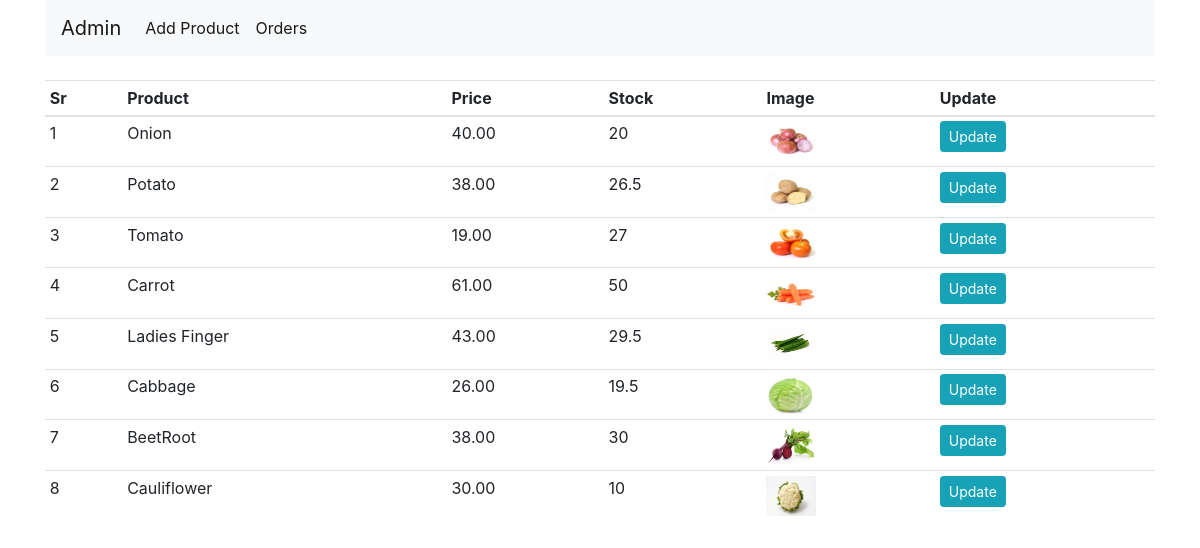
The app's page /admin (signed in), older data.
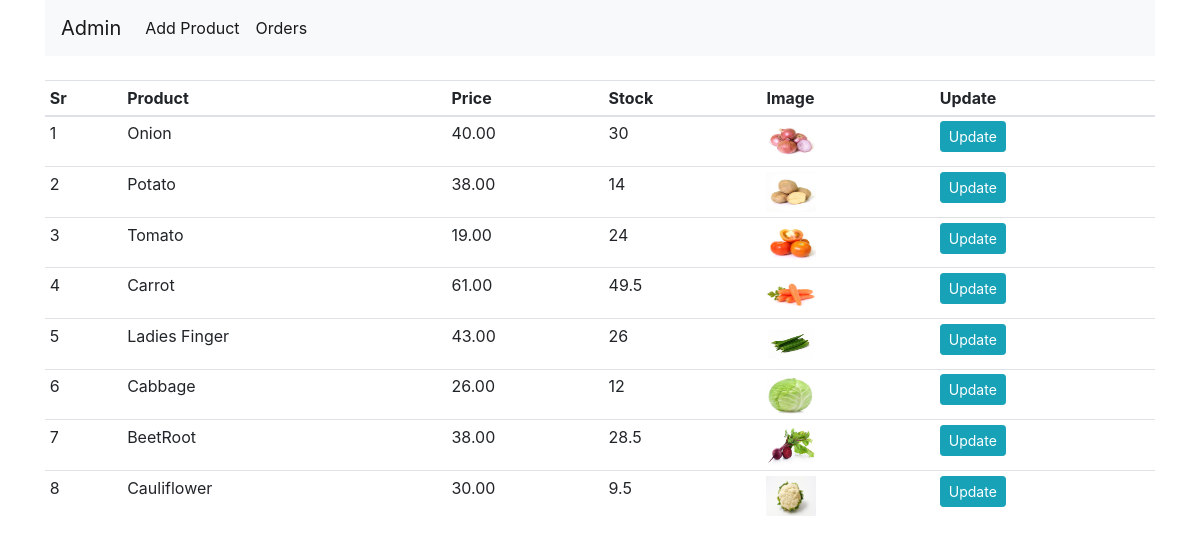
The same page, newer data.
### shop/products/models.py (models this page shows, shortened)
class Addproduct(db.Model):
    id = db.Column(db.Integer, primary_key=True)
    name = db.Column(db.String(80), nullable=False)
    price = db.Column(db.Numeric(10,2),nullable=False)
    stock = db.Column(db.Integer,nullable=False)
    desc = db.Column(db.Text, nullable=False)
    pub_date = db.Column(db.DateTime, nullable=False, default=datetime.utcnow)
    image_1=db.Column(db.String(150), nullable=False, default='image.jpg')
    image_2=db.Column(db.String(150), nullable=False, default='image.jpg')
    image_3=db.Column(db.String(150), nullable=False, default='image.jpg')

### shop/admin/routes.py (the view)
@app.route('/admin')
def admin():
    if 'email' not in session:
        flash(f'Please login first','danger')
        return redirect(url_for('login'))
    products = Addproduct.query.all()
    return render_template('admin/index.html',title='Admin Page',products=products)

### shop/templates/admin/index.html (shortened to what this page needs)
{%extends "layout.html" %}
{% block content %}
<div class="container">
    <nav class="navbar navbar-expand-lg navbar-light bg-light">
        <a class="navbar-brand" href="/admin">Admin</a>
        <div class="collapse navbar-collapse" id="navbarNav">
          <ul class="navbar-nav">
            <li class="nav-item active">
              <a class="nav-link" href="/addproduct">Add Product <span class="sr-only">(current)</span></a>
            </li>
            <li class="nav-item active">
              <a class="nav-link" href="/orders">Orders <span class="sr-only">(current)</span></a>
            </li>
          </ul>
        </div>
      </nav>
</div>
<div class="container mt-4">
    <table class="table table-sm table-condensed">
        <thead>
            <th>Sr</th>
            <th>Product</th>
            <th>Price</th>
            <th>Stock</th>
            <th>Image</th>
            <th>Update</th>
        </thead>
        <tbody>
            {%for i in products%}
            <tr>
                <td>{{loop.index}}</td>
                <td>{{i.name}}</td>
                <td>{{i.price}}</td>
                <td>{{i.stock}}</td>
                <td><img src="{{url_for('static',filename='images/' + i.image_1)}}" width="50" height="40"></td>
                <td>
                  <a href="{{url_for('updateproduct',id=i.id)}}" class="btn btn-sm btn-info">Update</a>
                </td>
            </tr>
            {% endfor %}
        </tbody>
    </table>
</div>
{% endblock content %}

Row changes from the older to the newer data that the page shows:
changed Addproduct "Onion": stock "20" → "30"
changed Addproduct "Potato": stock "26.5" → "14"
changed Addproduct "Tomato": stock "27" → "24"
changed Addproduct "Carrot": stock "50" → "49.5"
changed Addproduct "Ladies Finger": stock "29.5" → "26"
changed Addproduct "Cabbage": stock "19.5" → "12"
changed Addproduct "BeetRoot": stock "30" → "28.5"
changed Addproduct "Cauliflower": stock "10" → "9.5"
